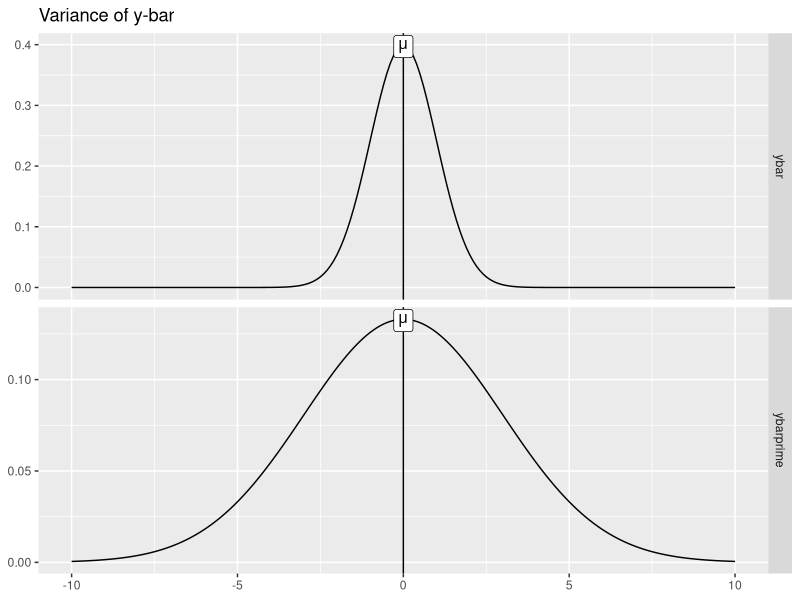
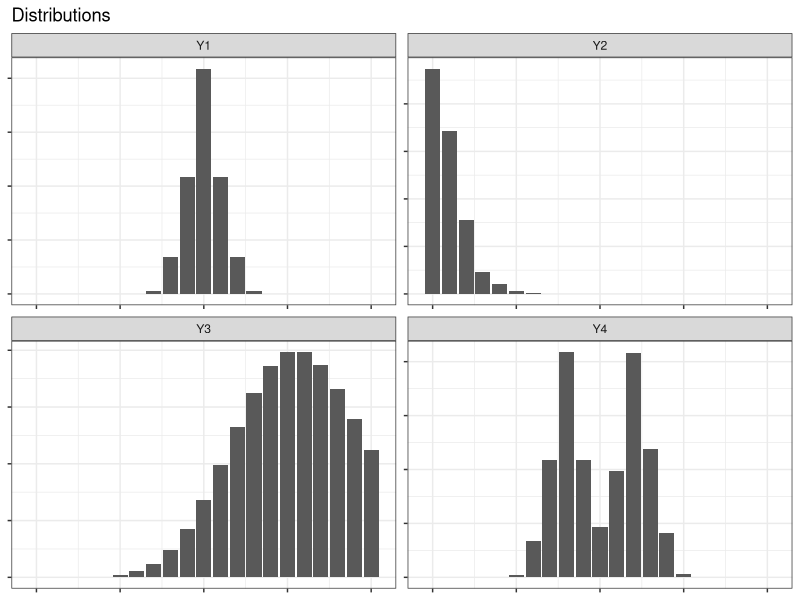

R code for these plots, in order:
## ---- chunk 1
set.seed(123)
options(width=60)
knitr::opts_chunk$set(fig.align='center',fig.width=9,fig.height=5)
def.chunk.hook  <- knitr::knit_hooks$get("chunk")
knitr::knit_hooks$set(chunk = function(x, options) {
  x <- def.chunk.hook(x, options)
  ifelse(options$size != "normalsize", paste0("\n \\", options$size,"\n\n", x, "\n\n \\normalsize"), x)
})
require(tidyverse)
## ---- chunk 2
require(tidyverse)
x <- seq(-10,10,by = .1)
data.frame(x = x,
           ybar = dnorm(x),
           ybarprime = dnorm(x,mean = 0,sd = 3)) %>%
  gather(metric,value,-x) %>%
  ggplot(aes(x = x,y = value)) + 
  geom_line() + 
  geom_vline(xintercept = 0) + 
  facet_grid(metric~.,scales = 'free') + 
  annotate(geom = 'label',x = 0,y= Inf,label = expression(mu),vjust = 1.1) + 
  labs(x = NULL,y = NULL,title = 'Variance of y-bar')
## ---- chunk 3
data.frame(x = x,
           Y1 = dnorm(x),
           Y2 = dgamma(x+10,shape = 1),
           Y3 = dpois(x+10,lambda = 16),
           # Y3 = dbeta((x*-1+9)/100,shape1 = .3,shape = .15),
           Y4 = c(dnorm(seq(-10,10,by = .2),mean = 6,sd = 2),
                  dnorm(seq(-10,9.8,by = .2),mean = -6,sd = 2))) %>%
  distinct() %>%
  gather(metric,value,-x) %>%
  mutate(x = round(x)) %>%
  ggplot(aes(x = x,y = value)) + 
  geom_bar(stat = 'identity') + 
  facet_wrap(metric~.,scales = 'free') + 
  labs(x = NULL,y = NULL,title = 'Distributions') + 
  theme_bw() + 
  theme(axis.text = element_blank())
